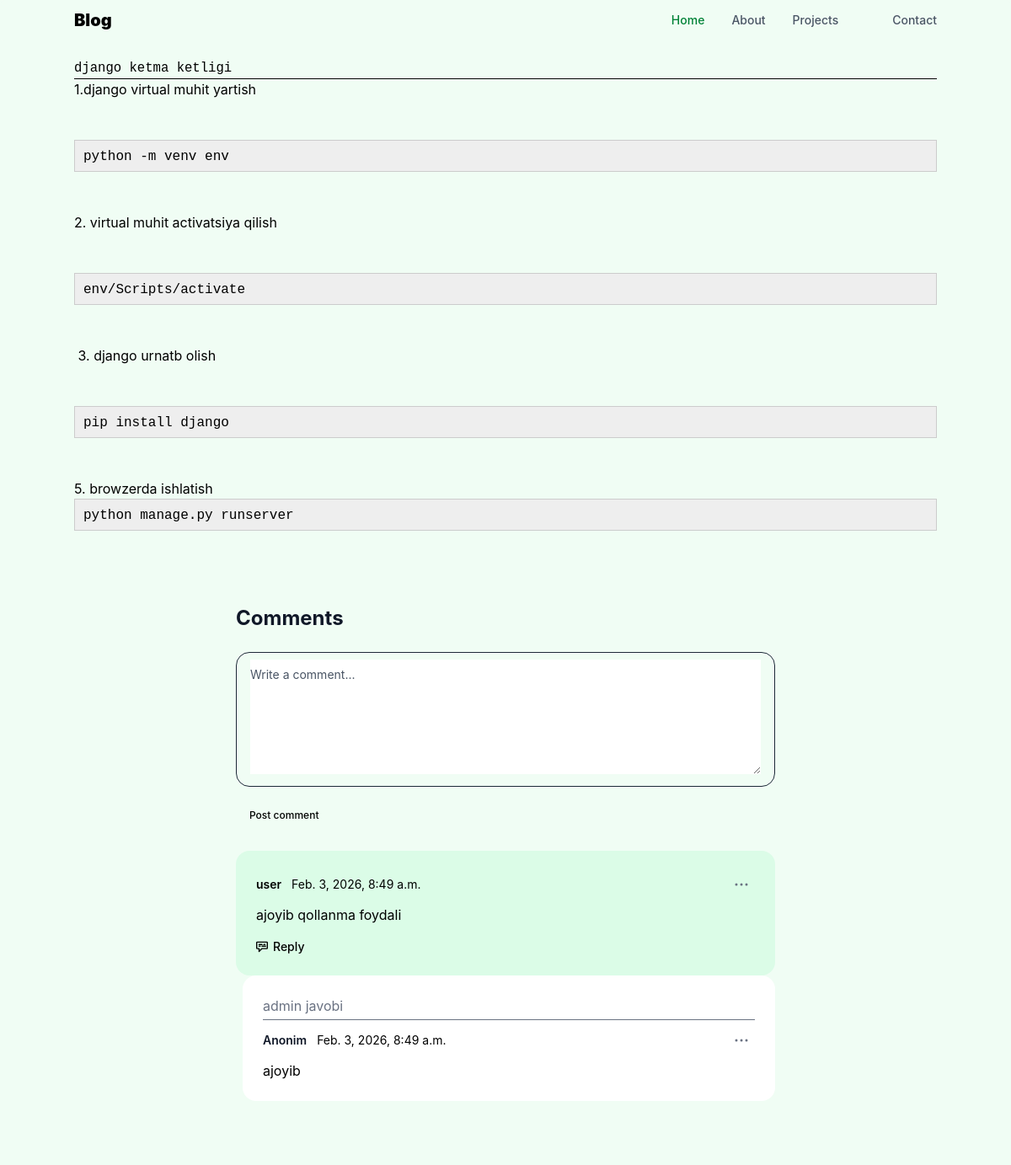
The app's page /maqola/detail/1 with its own data.
### blog/models.py (models this page shows, shortened)
class Maqola(models.Model):
    title = models.CharField(max_length=50)
    subtitle = models.CharField(max_length=100)
    content = RichTextField()
    created_at = models.DateTimeField()
    views = models.PositiveIntegerField(default=0)
    category = models.ForeignKey(Category,on_delete=models.CASCADE)

class Comment(models.Model):
    user = models.ForeignKey(Userprofile,on_delete=models.CASCADE, )
    article = models.ForeignKey(Maqola,on_delete=models.CASCADE,)
    text = models.TextField()
    vaqti = models.DateTimeField(default=timezone.now)
    admin_reply = models.TextField()
    admin_name = models.CharField(max_length=50)
    status = models.BooleanField(default=False)

### common/models.py (models this page shows)
class Userprofile(models.Model):
    name = models.CharField(max_length=50)
    username = models.CharField(max_length=50)
    username = models.CharField()
    parol = models.CharField()

### blog/views.py (the view)
# urls.py: path("detail/<int:id>", detail, name="detail")
def detail(request ,id):
    maqola = Maqola.objects.get(id=id)
    comments= Comment.objects.filter(article=maqola , status=True)
    return render(request , "detail.html" , {"maqola":maqola , "comments":comments})

### templates/detail.html (shortened to what this page needs)
{% extends "_base.html" %}
{% block content %}
  <div>
    {{maqola.content | safe}}
  </div>
{% for comment in comments %}
  <section class=" bg-green-50 py-8 lg:py-16 antialiased">
  <div class="max-w-2xl mx-auto px-4">
      <div class="flex justify-between items-center mb-6">
        <h2 class="text-lg lg:text-2xl font-bold text-gray-900 dark:bg-gray-100">Comments</h2>
    </div>
    <form class="mb-6">
        <div class="py-2 px-4 mb-4  rounded-lg rounded-t-lg border border-gray-800 dark:text-gray-400 dark:border-gray-900">
            <textarea id="comment" rows="6"
                class="px-0 w-full text-sm text-gray-900 border-0 focus:ring-0 focus:outline-none dark:text-white dark:placeholder-gray-400 dark:bg-white"
                placeholder="Write a comment..." required></textarea>
        </div>
        <button type="submit"
            class="inline-flex items-center py-2.5 px-4 text-xs dark:bg-gray-900 font-medium text-center text-black-200 rounded-lg focus:ring-4 focus:ring-primary-10  hover:bg-primary-800">
            Post comment
        </button>
    </form>
    <article class="p-6 text-base dark:bg-gray-800 rounded-lg bg-green-100">
        <footer class="flex justify-between items-center mb-2">
            <div class="flex items-center">
                <p class="inline-flex items-center mr-3 text-sm  dark:text-black font-semibold">{{comment.user.username}}</p>
                <p class="text-sm text-black-600 dark:text-gray-400"><time pubdate datetime="2022-02-08"
                        title="February 8th, 2022">{{comment.vaqti}}</time></p>
            </div>
            <button id="dropdownComment1Button" data-dropdown-toggle="dropdownComment1"
                class="inline-flex items-center p-2 text-sm font-medium text-center text-gray-500 dark:text-gray-400  rounded-lg hover:bg-gray-100 focus:ring-4 focus:outline-none focus:ring-gray-50 dark:bg-gray-800 dark:hover:bg-gray-700 dark:focus:ring-gray-600"
                type="button">
                <svg class="w-4 h-4" aria-hidden="true" xmlns="http://www.w3.org/2000/svg" fill="currentColor" viewBox="0 0 16 3">
                    <path d="M2 0a1.5 1.5 0 1 1 0 3 1.5 1.5 0 0 1 0-3Zm6.041 0a1.5 1.5 0 1 1 0 3 1.5 1.5 0 0 1 0-3ZM14 0a1.5 1.5 0 1 1 0 3 1.5 1.5 0 0 1 0-3Z"/>
                </svg>
            </button>
        </footer>
        <p class=" text-black">{{comment.text}}</p>
        <div class="flex items-center mt-4 space-x-4">
            <button type="button"
                class="flex items-center text-sm dark:text-black hover:underline  font-medium">
                Reply
            </button>
        </div>
    </article>
    <article class="p-6 mb-3 ml-6 lg:ml-2 text-base bg-white rounded-lg dark:bg-gray-900">
        <p class="text-gray-500 mb-1">admin javobi </p>
                <hr class="text-gray-500 mb-2">
        <footer class="flex justify-between items-center mb-2">
            <div class="flex items-center">
                <p class="inline-flex items-center mr-3 text-sm text-gray-900 font-semibold">{{comment.admin_name}}</p>
                <p class="text-sm text-gray-9 00 dark:text-black"><time pubdate datetime="2022-02-12"
                        title="February 12th, 2022">{{comment.vaqti}}</time></p>
            </div>
            <button id="dropdownComment2Button" data-dropdown-toggle="dropdownComment2"
                class="inline-flex items-center p-2 text-sm font-medium text-center text-gray-500 dark:text-gray-40 bg-white rounded-lg hover:bg-gray-100 focus:ring-4 focus:outline-none focus:ring-gray-50 dark:bg-gray-900 dark:hover:bg-gray-700 dark:focus:ring-gray-600"
                type="button">
                <svg class="w-4 h-4" aria-hidden="true" xmlns="http://www.w3.org/2000/svg" fill="currentColor" viewBox="0 0 16 3">
                    <path d="M2 0a1.5 1.5 0 1 1 0 3 1.5 1.5 0 0 1 0-3Zm6.041 0a1.5 1.5 0 1 1 0 3 1.5 1.5 0 0 1 0-3ZM14 0a1.5 1.5 0 1 1 0 3 1.5 1.5 0 0 1 0-3Z"/>
                </svg>
            </button>
        </footer>
        <p class="text-black dark:text-black">{{comment.admin_reply}}</p>
    </article>
  </div>
</section>{% endfor %}
{% endblock content %}

### templates/_base.html (shortened to what this page needs)
{% load compress %}
{% load static %}
<!DOCTYPE html>
<html lang="en">
<head>
    {% compress css %}
    <link rel="stylesheet" href="{% static 'src/output.css' %}">
    {% endcompress %}
</head>
<body class="bg-green-50">
    <nav class="bg-green-50 border-gray-200 px-2 sm:px-4 py-2.5 rounded-sm dark:bg-gray-800">
        <div class="container flex flex-wrap items-center justify-between mx-auto">
          <a href="{{ .Site.Params.homepage }}/" class="flex items-center">
              <span class="self-center text-xl font-semibold whitespace-nowrap dark:text-white"><b>Blog</b></span>
          </a>
          <div class="hidden w-full md:block md:w-auto" id="mobile-menu">
            <ul class="flex flex-col mt-4 md:flex-row md:space-x-8 md:mt-0 md:text-sm md:font-medium">
              <li>
                <a href="#" class="block py-2 pl-3 pr-4 text-white bg-green-700 rounded-sm md:bg-transparent md:text-green-700 md:p-0 dark:text-white" aria-current="page">Home</a>
              </li>
              <li>
                <a href="#" class="block py-2 pl-3 pr-4 text-gray-600 border-b border-gray-100 hover:bg-gray-50 md:hover:bg-transparent md:border-0 md:hover:text-green-700 md:p-0 dark:text-gray-400 md:dark:hover:text-white dark:hover:bg-gray-700 dark:hover:text-white md:dark:hover:bg-transparent dark:border-gray-700">About</a>
              </li>
              <li>
                <a href="#" class="block py-2 pl-3 pr-4 text-gray-600 border-b border-gray-100 hover:bg-gray-50 md:hover:bg-transparent md:border-0 md:hover:text-green-700 md:p-0 dark:text-gray-400 md:dark:hover:text-white dark:hover:bg-gray-700 dark:hover:text-white md:dark:hover:bg-transparent dark:border-gray-700">Projects</a>
              </li>
              <li>
                <a href="#" class="block py-2 pl-3 pr-4 text-gray-600 hover:bg-gray-50 md:hover:bg-transparent md:border-0 md:hover:text-green-700 md:p-0 dark:text-gray-400 md:dark:hover:text-white dark:hover:bg-gray-700 dark:hover:text-white md:dark:hover:bg-transparent">Contact</a>
              </li>
            </ul>
          </div>
        </div>
      </nav>
    <div class="container mx-auto mt-4">
        {% block content %}
        {% endblock content %}
    </div>
</body>
</html>

### records on screen
Maqola: content "django ketma ketligi 1.django virtual muhit yartish python -m venv env 2. virtual muhit activatsiya qilish env/Scripts/activate 3. django urnatb olish pip install django 5. browzerda ishlatish python manage.py runserver"
Comment: user.username "user", vaqti "Feb. 3, 2026, 8:49 a.m.", text "ajoyib qollanma foydali", admin_name "Anonim", admin_reply "ajoyib"
